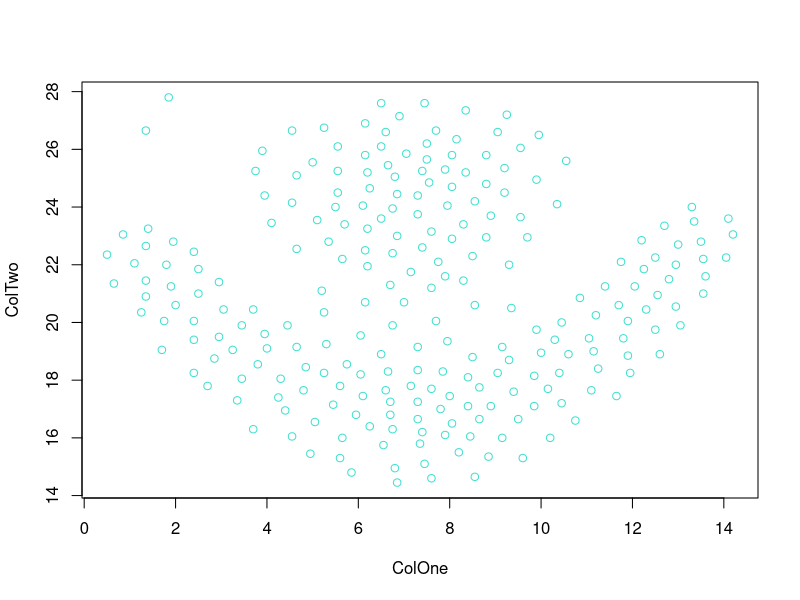

Source code (R): (Note: this script raises an error after producing the figure.)
# Author: Anani Assoutovi
library(ggplot2)
library(readr)
library(kernlab)

# rm(list=ls())
setwd("~/Desktop/DataMining/Final-_Project/")
DataSet <- read.table("FlameDataset.csv",quote ="\"",comment.char ="")
colnames(DataSet) <- c("ColOne","ColTwo","ColThree")
View(DataSet)
flame.data <- DataSet[,1:2]
head(flame.data)
plot(flame.data,col="turquoise")

data.matrix <- as.matrix(flame.data)

sc.Flame <- specc(DataSet, centers=2)
sc.Flame
centers(data.matrix)
size(sc.Flame)
withinss(sc.Flame)
plot(sc.Flame,col=sc.Flame)
class(DataSet)

# Viewing the structure str() of the flame dataset, and its summary()
str(DataSet)
summary(DataSet)

# Now, let us first set the seed of the random data
set.seed(1234)

# Next, let us split the dataset into training set and testing set
flame.Ind <- sample(2, nrow(DataSet),replace =T,prob =c(0.7,0.3))

# Now Let us declare the Training set
flame.Train <- DataSet[flame.Ind==1,]

# Now, Let us declare the Testing Set
flame.Test <- DataSet[flame.Ind==2,]

# Choosing a smaller observation of the training set
flame.smallSet <- flame.Train[1:100,]

# Let us model the training set to matrix by removing the labels
flame.nolabelsm <- as.matrix(flame.smallSet[,2:785])
